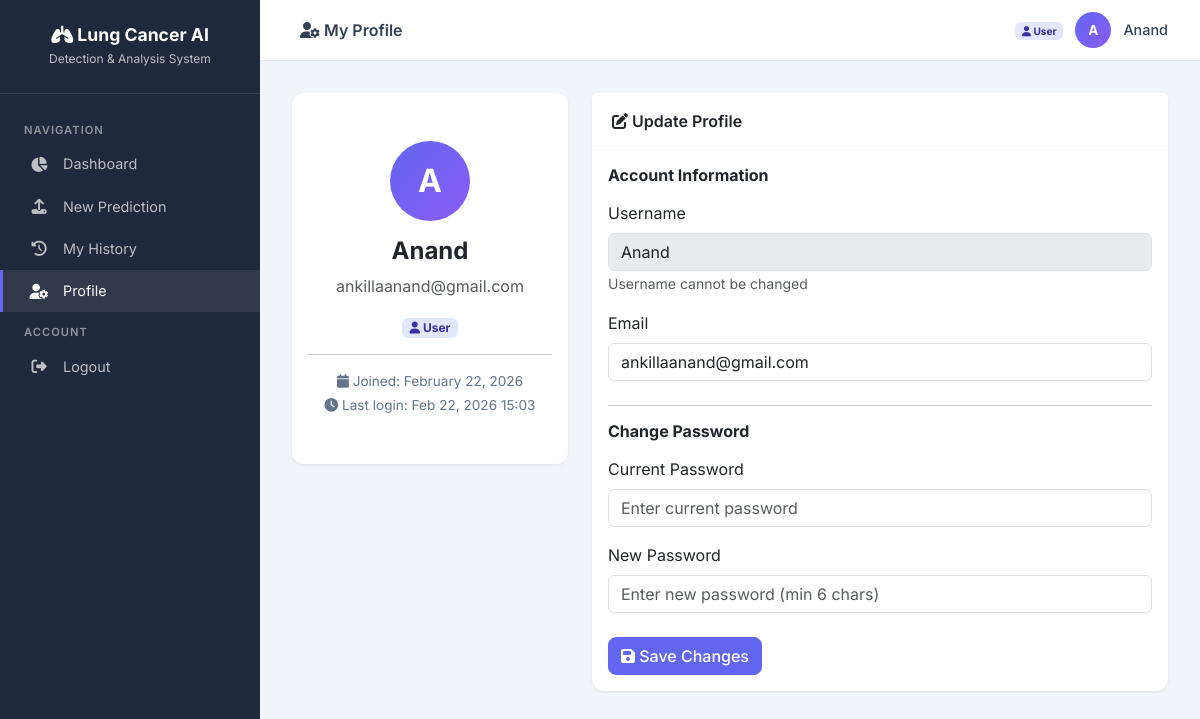
The app's page /user/profile (signed in) with its own data.
### database.py (models this page shows, shortened)
class User(UserMixin, db.Model):
    __tablename__ = 'users'
    id = db.Column(db.Integer, primary_key=True)
    username = db.Column(db.String(80), unique=True, nullable=False)
    email = db.Column(db.String(120), unique=True, nullable=False)
    password_hash = db.Column(db.String(256), nullable=False)
    role = db.Column(db.String(20), default='user')  # 'admin' or 'user'
    is_active_user = db.Column(db.Boolean, default=True)
    created_at = db.Column(db.DateTime, default=datetime.utcnow)
    last_login = db.Column(db.DateTime, nullable=True)
    predictions = db.relationship('PredictionHistory', backref='user', lazy=True,
                                  order_by='PredictionHistory.created_at.desc()')
    @property
    def is_admin(self):
        return self.role == 'admin'

### user_dashboard.py (the view, shortened to what this page needs)
@user_bp.route('/profile', methods=['GET', 'POST'])
@login_required
def profile():
    return render_template('user/profile.html')

### app.py (called while the page is built)
@login_manager.user_loader
def load_user(user_id):
    return User.query.get(int(user_id))

### templates/user/profile.html (shortened to what this page needs)
{% extends 'dashboard_base.html' %}
{% block page_title %}<i class="fas fa-user-cog"></i> My Profile{% endblock %}
{% block content %}
<div class="row">
  <div class="col-md-4 mb-4">
    <div class="card text-center">
      <div class="card-body py-5">
        <div style="width:80px;height:80px;background:var(--gradient-primary);border-radius:50%;display:flex;align-items:center;justify-content:center;color:white;font-size:2rem;font-weight:700;margin:0 auto 1rem;">
          {{ current_user.username[0]|upper }}
        </div>
        <h4 style="font-weight:700;">{{ current_user.username }}</h4>
        <p class="text-muted">{{ current_user.email }}</p>
        <span class="badge badge-user-role"><i class="fas fa-user"></i> {{ current_user.role|title }}</span>
        <hr>
        <p class="mb-1" style="font-size:0.85rem; color:#64748b;">
          <i class="fas fa-calendar"></i> Joined: {{ current_user.created_at.strftime('%B %d, %Y') }}
        </p>
        {% if current_user.last_login %}
        <p class="mb-0" style="font-size:0.85rem; color:#64748b;">
          <i class="fas fa-clock"></i> Last login: {{ current_user.last_login.strftime('%b %d, %Y %H:%M') }}
        </p>
        {% endif %}
      </div>
    </div>
  </div>
  <div class="col-md-8">
    <div class="card">
      <div class="card-header"><i class="fas fa-edit"></i> Update Profile</div>
      <div class="card-body">
        <form method="POST">
          <h6 class="fw-bold mb-3">Account Information</h6>
          <div class="mb-3">
            <label class="form-label">Username</label>
            <input type="text" class="form-control" value="{{ current_user.username }}" disabled>
            <small class="text-muted">Username cannot be changed</small>
          </div>
          <div class="mb-4">
            <label class="form-label">Email</label>
            <input type="email" name="email" class="form-control" value="{{ current_user.email }}">
          </div>
          <hr>
          <h6 class="fw-bold mb-3">Change Password</h6>
          <div class="mb-3">
            <label class="form-label">Current Password</label>
            <input type="password" name="current_password" class="form-control" placeholder="Enter current password">
          </div>
          <div class="mb-4">
            <label class="form-label">New Password</label>
            <input type="password" name="new_password" class="form-control" placeholder="Enter new password (min 6 chars)">
          </div>
          <button type="submit" class="btn btn-primary">
            <i class="fas fa-save"></i> Save Changes
          </button>
        </form>
      </div>
    </div>
  </div>
</div>
{% endblock %}

### templates/dashboard_base.html (shortened to what this page needs)
<!doctype html>
<html lang="en">
  <head>
    <link href="https://cdn.jsdelivr.net/npm/bootstrap@5.3.0/dist/css/bootstrap.min.css" rel="stylesheet">
    <link href="https://cdnjs.cloudflare.com/ajax/libs/font-awesome/6.4.0/css/all.min.css" rel="stylesheet">
  </head>
  <body>
    <div class="sidebar" id="sidebar">
      <div class="sidebar-brand">
        <h4><i class="fas fa-lungs"></i> Lung Cancer AI</h4>
        <small>Detection & Analysis System</small>
      </div>
      <nav class="sidebar-nav">
        {% if current_user.is_authenticated and current_user.is_admin %}
          <div class="nav-section">Admin Panel</div>
          <a href="{{ url_for('admin.dashboard') }}" class="{% if request.endpoint == 'admin.dashboard' %}active{% endif %}">
            <i class="fas fa-chart-pie"></i> Dashboard
          </a>
          <a href="{{ url_for('admin.users') }}" class="{% if 'admin.user' in request.endpoint|default('') %}active{% endif %}">
            <i class="fas fa-users"></i> User Management
          </a>
          <a href="{{ url_for('admin.all_predictions') }}" class="{% if request.endpoint == 'admin.all_predictions' %}active{% endif %}">
            <i class="fas fa-history"></i> All Predictions
          </a>
          <a href="{{ url_for('admin.models') }}" class="{% if 'admin.model' in request.endpoint|default('') %}active{% endif %}">
            <i class="fas fa-robot"></i> HuggingFace Models
          </a>
          <div class="nav-section">Tools</div>
          <a href="{{ url_for('preprocess_page') }}"><i class="fas fa-database"></i> Preprocess Data</a>
          <a href="{{ url_for('train') }}"><i class="fas fa-graduation-cap"></i> Train Model</a>
          <a href="{{ url_for('history') }}"><i class="fas fa-chart-line"></i> Training History</a>
          <a href="{{ url_for('model_info') }}"><i class="fas fa-brain"></i> Model Info</a>
        {% elif current_user.is_authenticated %}
          <div class="nav-section">Navigation</div>
          <a href="{{ url_for('user.dashboard') }}" class="{% if request.endpoint == 'user.dashboard' %}active{% endif %}">
            <i class="fas fa-chart-pie"></i> Dashboard
          </a>
          <a href="{{ url_for('user.predict') }}" class="{% if request.endpoint == 'user.predict' %}active{% endif %}">
            <i class="fas fa-upload"></i> New Prediction
          </a>
          <a href="{{ url_for('user.history') }}" class="{% if request.endpoint == 'user.history' %}active{% endif %}">
            <i class="fas fa-history"></i> My History
          </a>
          <a href="{{ url_for('user.profile') }}" class="{% if request.endpoint == 'user.profile' %}active{% endif %}">
            <i class="fas fa-user-cog"></i> Profile
          </a>
        {% endif %}
        {% if current_user.is_authenticated %}
          <div class="nav-section">Account</div>
          <a href="{{ url_for('auth.logout') }}"><i class="fas fa-sign-out-alt"></i> Logout</a>
        {% endif %}
      </nav>
    </div>
    <div class="main-content">
      <div class="top-bar">
        <div>
          <span class="ms-2 fw-600" style="font-weight:600;">
            {% block page_title %}Dashboard{% endblock %}
          </span>
        </div>
        <div class="user-info">
          {% if current_user.is_authenticated %}
            <span class="text-muted" style="font-size:0.85rem;">
              {% if current_user.is_admin %}
                <span class="badge badge-admin"><i class="fas fa-shield-alt"></i> Admin</span>
              {% else %}
                <span class="badge badge-user-role"><i class="fas fa-user"></i> User</span>
              {% endif %}
            </span>
            <div class="user-avatar">{{ current_user.username[0]|upper }}</div>
            <span style="font-weight:500; font-size:0.9rem;">{{ current_user.username }}</span>
          {% endif %}
        </div>
      </div>
      <div class="content-area fade-in">
        {% block content %}{% endblock %}
      </div>
    </div>
  </body>
</html>

### templates/dashboard_base.html (style rules this page uses)
:root { --primary: #6366f1; --primary-dark: #4f46e5; --secondary: #ec4899; --success: #10b981; --warning: #f59e0b; --danger: #ef4444; --info: #3b82f6; --dark: #1e293b; --sidebar-width: 260px; --gradient-primary: linear-gradient(135deg, #6366f1 0%, #8b5cf6 100%); --gradient-danger: linear-gradient(135deg, #ef4444 0%, #f97316 100%); --gradient-success: linear-gradient(135deg, #10b981 0%, #06b6d4 100%); --gradient-warning: linear-gradient(135deg, #f59e0b 0%, #eab308 100%); --gradient-info: linear-gradient(135deg, #3b82f6 0%, #6366f1 100%); }
* { box-sizing: border-box; margin: 0; padding: 0; }
body { font-family: 'Inter', sans-serif; background: #f1f5f9; color: #334155; min-height: 100vh; }
.sidebar { position: fixed; top: 0; left: 0; width: var(--sidebar-width); height: 100vh; background: var(--dark); color: white; z-index: 1000; transition: transform 0.3s; overflow-y: auto; }
.sidebar-brand { padding: 1.5rem; text-align: center; border-bottom: 1px solid rgba(255,255,255,0.1); }
.sidebar-brand h4 { font-weight: 700; font-size: 1.1rem; margin: 0; }
.sidebar-brand small { opacity: 0.7; font-size: 0.75rem; }
.sidebar-nav { padding: 1rem 0; }
.sidebar-nav .nav-section { font-size: 0.7rem; text-transform: uppercase; letter-spacing: 1px; padding: 0.75rem 1.5rem 0.25rem; opacity: 0.5; font-weight: 600; }
.sidebar-nav a { display: flex; align-items: center; padding: 0.65rem 1.5rem; color: rgba(255,255,255,0.7); text-decoration: none; font-size: 0.9rem; transition: all 0.2s; border-left: 3px solid transparent; }
.sidebar-nav a:hover, .sidebar-nav a.active { color: white; background: rgba(255,255,255,0.08); border-left-color: var(--primary); }
.sidebar-nav a i { width: 24px; margin-right: 12px; text-align: center; font-size: 0.95rem; }
.main-content { margin-left: var(--sidebar-width); min-height: 100vh; }
.top-bar { background: white; padding: 0.75rem 2rem; border-bottom: 1px solid #e2e8f0; display: flex; justify-content: space-between; align-items: center; position: sticky; top: 0; z-index: 500; }
.top-bar .user-info { display: flex; align-items: center; gap: 12px; }
.top-bar .user-avatar { width: 36px; height: 36px; border-radius: 50%; background: var(--gradient-primary); display: flex; align-items: center; justify-content: center; color: white; font-weight: 700; font-size: 0.85rem; }
.content-area { padding: 2rem; }
.card { border: none; border-radius: 12px; box-shadow: 0 1px 3px rgba(0,0,0,0.08); transition: box-shadow 0.3s; }
.card-header { background: white; border-bottom: 1px solid #f1f5f9; font-weight: 600; padding: 1rem 1.25rem; }
.btn { border-radius: 8px; font-weight: 500; }
.btn-primary { background: var(--primary); border-color: var(--primary); }
.badge-user-role { background: #e0e7ff; color: #3730a3; }
.fade-in { animation: fadeIn 0.5s ease-in; }

### records on screen
User: username "A", username "Anand", email "ankillaanand@gmail.com", role "User", created_at "February 22, 2026", last_login "Feb 22, 2026 15:03"
